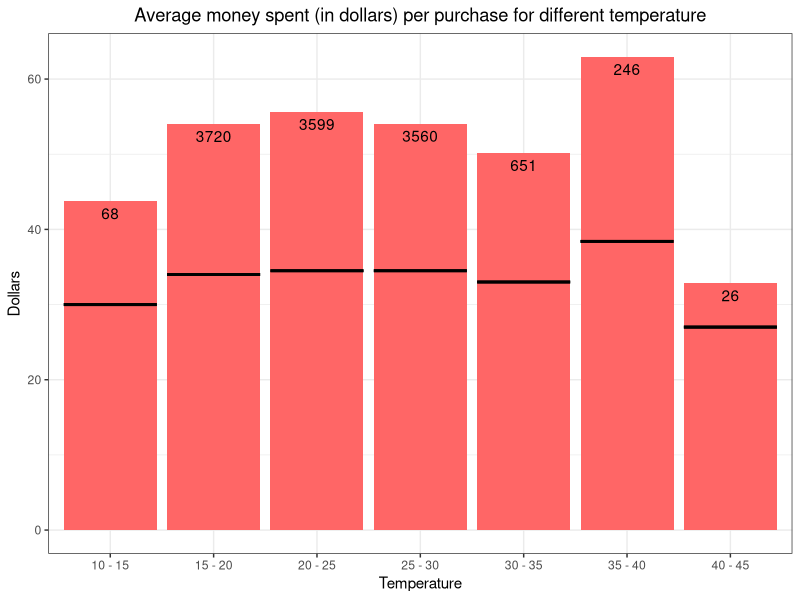
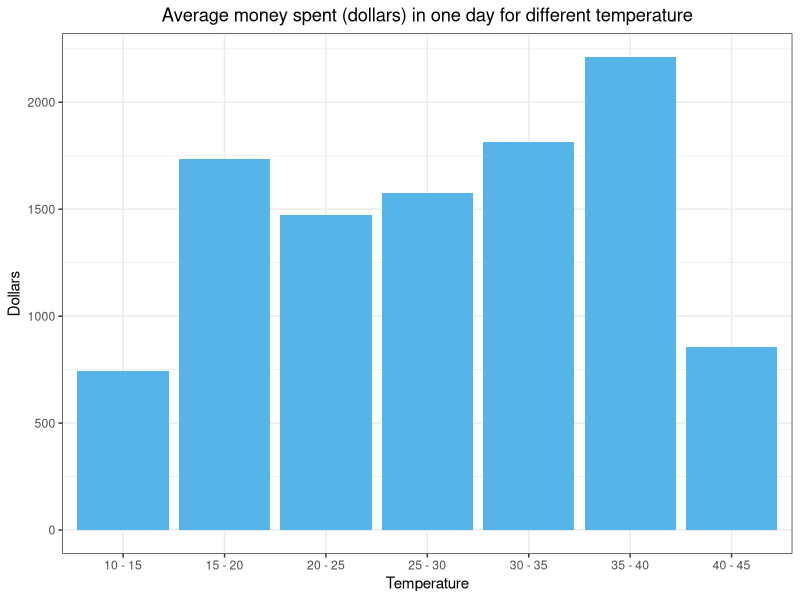
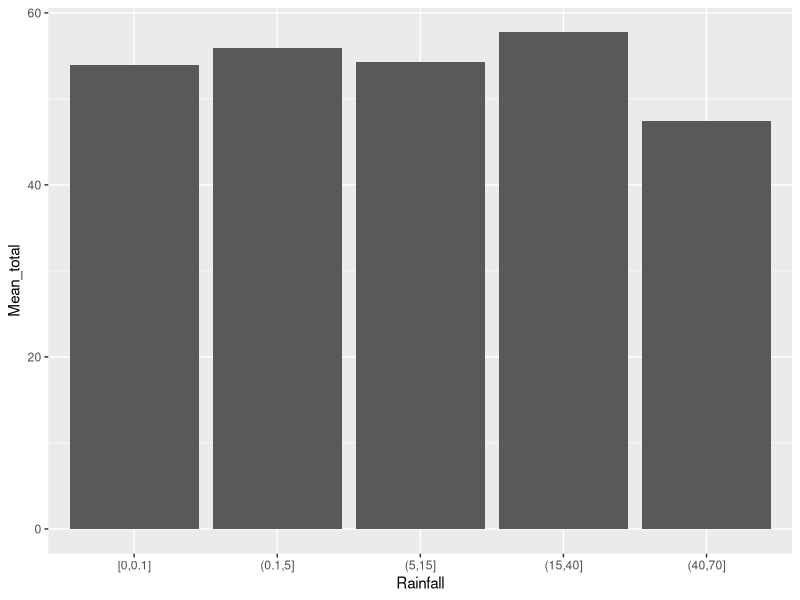
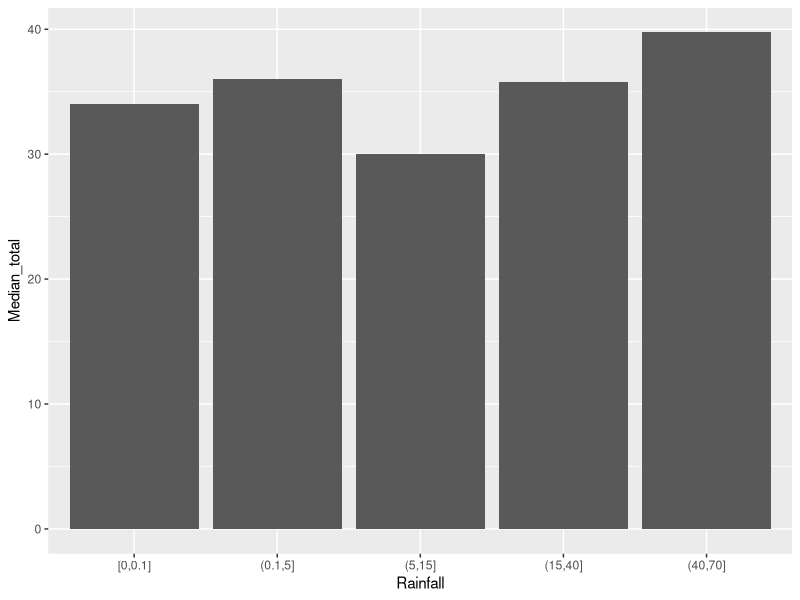
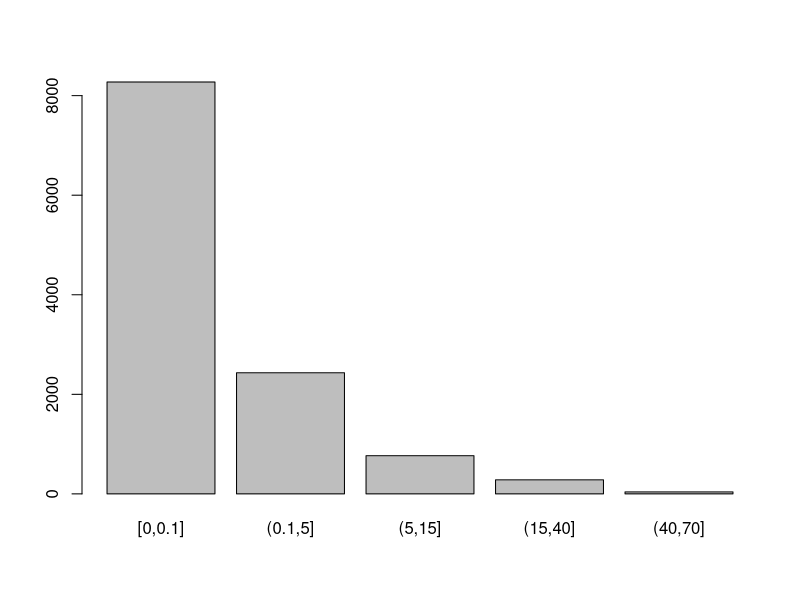
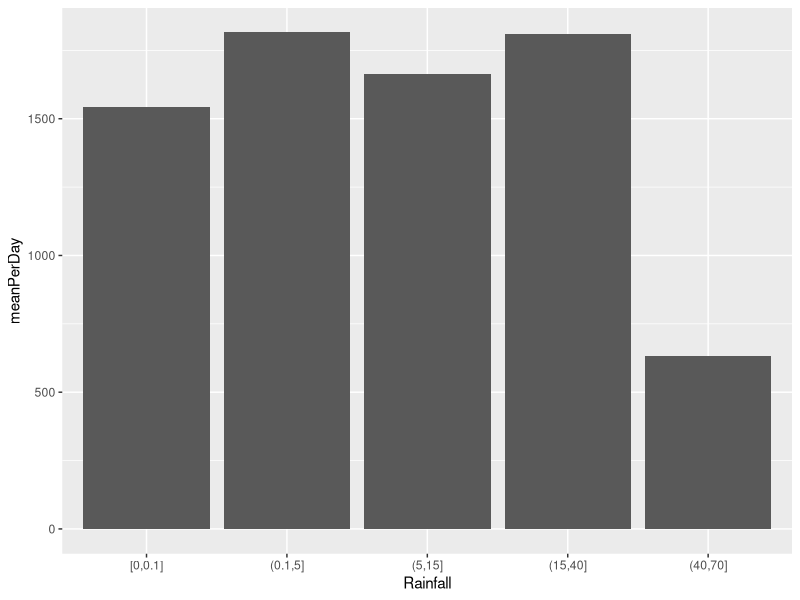

Write the R code that produced these figures, in order.
## ---- chunk 1

# LOAD DATA
library(ggplot2)
library(tidyr)
library(xtable)
library(knitr)
data = read.csv("data/ProcessedData.csv")


# Quick look at top 6 rows of data
head(data)

## Size of data
dim(data)

## R's classification of data
class(data)
## R's classification of variables
str(data)
#sapply(mtcars, class)
## ---- chunk 2
#The temperature is a quantitative variable. We start by changing it to a qualitative one using ranges that cover 5 degrees Celcius
temp = data$Maximum.temperature..Degree.C.
data$tempGroups = cut(temp, c(10,15,20,25,30,35,40,45))

#Take a look at overall data before looking at the graphs
heatData = data %>% drop_na(Maximum.temperature..Degree.C.)

dataFrame <- data.frame(Rows = c(nrow(data)-nrow(heatData)),
                        Max = c(max(temp)),
                        Min = c(min(temp)),
                        Mean = c(mean(temp)),
                        Median = c(median(temp)))

kable(dataFrame, caption = "Fuck yeah", col.names = c("Missing rows", "Max heat", "Min heat", "Mean maximum heat", "Median of maximum heat"))

#Transaction sizes for each temperature range
meanPerPerson = aggregate(data$Total ~ data$tempGroups, data, mean)
medPerPerson = aggregate(data$Total ~ data$tempGroups, data, median)
transactions = merge(x = meanPerPerson, y = medPerPerson, by='data$tempGroups')
names(transactions) = c('Temperature', 'Mean_total', 'Median_total')

Fre <- as.data.frame(table(data$tempGroups))
colnames(Fre)[1] <- "tempGroups" 
Fre$lab <- as.character(Fre$Freq)


#Barplot for average money spent with median lines
ggplot(transactions, aes(Temperature, Mean_total), label = Fre$Freq) + geom_bar(stat="identity", position = "dodge", fill = "#FF6666") + ggtitle("Average money spent (in dollars) per purchase for different temperature") + ylab("Dollars") + theme_bw() + theme(plot.title = element_text(hjust = 0.5)) + geom_errorbar(data=transactions, aes(Temperature, ymax = Median_total, ymin = Median_total), size=1, linetype = "solid", inherit.aes = F, width = 0.9) + geom_text(aes(label = Fre$Freq), position = position_dodge(width = 0.9), vjust = 1.5) + scale_x_discrete(labels = c('10 - 15','15 - 20','20 - 25', '25 - 30', '30 - 35', '35 - 40', '40 - 45'))

 #Barplot showing only median
 #ggplot(transactions, aes(Temperature, Median_total)) + geom_bar(stat="identity", position = "dodge", fill = "#56B4E9") + ggtitle("Median how much each person spends (in dollars) for different temperature") + ylab("Median") + theme_bw() + theme(plot.title = element_text(hjust = 0.5))
 
 #ggplot(data, aes(Maximum.temperature..Degree.C., median(Total)), group = 1) + geom_boxplot() + coord_flip()

 #Number of transactions per temperature range
 #barplot(table(data$tempGroups))

## ---- chunk 3
 
 #Total money spent for each temperature range
 totalPerDay = aggregate(data$Total ~ data$tempGroups, data, sum)
 nrOfDaysPerTemp = aggregate(data$Date ~ data$tempGroups, data, function(x) length(unique(x)))
 totals = merge(x = totalPerDay, y = nrOfDaysPerTemp, by='data$tempGroups')
 names(totals) = c('Temperature', 'Total', 'NrOfDays')
 totals['meanPerDay'] = round(totals$Total / totals$NrOfDays, 1)
 
 ggplot(totals, aes(Temperature, meanPerDay)) + geom_bar(stat="identity", position = "dodge") + geom_bar(stat="identity", position = "dodge", fill = "#56B4E9") + ggtitle("Average money spent (dollars) in one day for different temperature") + ylab("Dollars") + theme_bw() + theme(plot.title = element_text(hjust = 0.5)) + scale_x_discrete(labels = c('10 - 15','15 - 20','20 - 25', '25 - 30', '30 - 35', '35 - 40', '40 - 45'))
 
## ---- chunk 4
rainData = data %>% drop_na(Rainfall.amount..millimetres.)
rain = rainData$Rainfall.amount..millimetres.

dataFrame <- data.frame(Rows = c(nrow(data)-nrow(rainData)),
                        Max = c(max(rain)),
                        Min = c(min(rain)),
                        Mean = c(mean(rain)),
                        Median = c(median(rain)))

kable(dataFrame, caption = "Fuck yeah", col.names = c("Missing rows", "Max rainfall", "Min rainfall", "Mean rainfall", "Median of rainfall"))

## ---- chunk 5
#We start by changing the rainfall from a quantitative variable to a qualitative one
rainData$rainGroups = cut(rain, c(0,0.1,5,15,40,70), include.lowest = TRUE)

#Transaction sizes for each temperature range
meanPerPerson = aggregate(rainData$Total ~ rainData$rainGroups, rainData, mean)
medPerPerson = aggregate(rainData$Total ~ rainData$rainGroups, data, median)
transactions = merge(x = meanPerPerson, y = medPerPerson, by='rainData$rainGroups')
names(transactions) = c('Rainfall', 'Mean_total', 'Median_total')

FreRain <- as.data.frame(table(data$rainGroups))
colnames(Fre)[1] <- "rainGroups" 
FreRain$lab <- as.character(FreRain$Freq)

#Barplot for average money spent with median lines
#ggplot(transactions, aes(Rainfall, Mean_total), label = FreRain$Freq) + geom_bar(stat="identity", position = "dodge", fill = "#FF6666") + ggtitle("Average money spent (in dollars) per purchase for different rainfall") + ylab("Dollars") + theme_bw() + theme(plot.title = element_text(hjust = 0.5)) + geom_errorbar(data=transactions, aes(Rainfall, ymax = Median_total, ymin = Median_total), size=1, linetype = "solid", inherit.aes = F, width = 0.9) + geom_text(aes(label = FreRain$Freq), position = position_dodge(width = 0.9), vjust = 1.5) + scale_x_discrete(labels = c('0','0 - 5','5 - 15', '15 - 40', '40 - 70'))

 ggplot(transactions, aes(Rainfall, Mean_total)) + geom_bar(stat="identity", position = "dodge") 
 ggplot(transactions, aes(Rainfall, Median_total)) + geom_bar(stat="identity", position = "dodge")

 #Number of transactions for each rainfall range
 barplot(table(rainData$rainGroups))
 
 
 
 #Total money spent for each temperature range
 totalPerDay = aggregate(rainData$Total ~ rainData$rainGroups, rainData, sum)
 nrOfDaysPerRain = aggregate(rainData$Date ~ rainData$rainGroups, rainData, function(x) length(unique(x)))
 totals = merge(x = totalPerDay, y = nrOfDaysPerRain, by='rainData$rainGroups')
 names(totals) = c('Rainfall', 'Total', 'NrOfDays')
 totals['meanPerDay'] = round(totals$Total / totals$NrOfDays, 1)
 
 ggplot(totals, aes(Rainfall, meanPerDay)) + geom_bar(stat="identity", position = "dodge")
